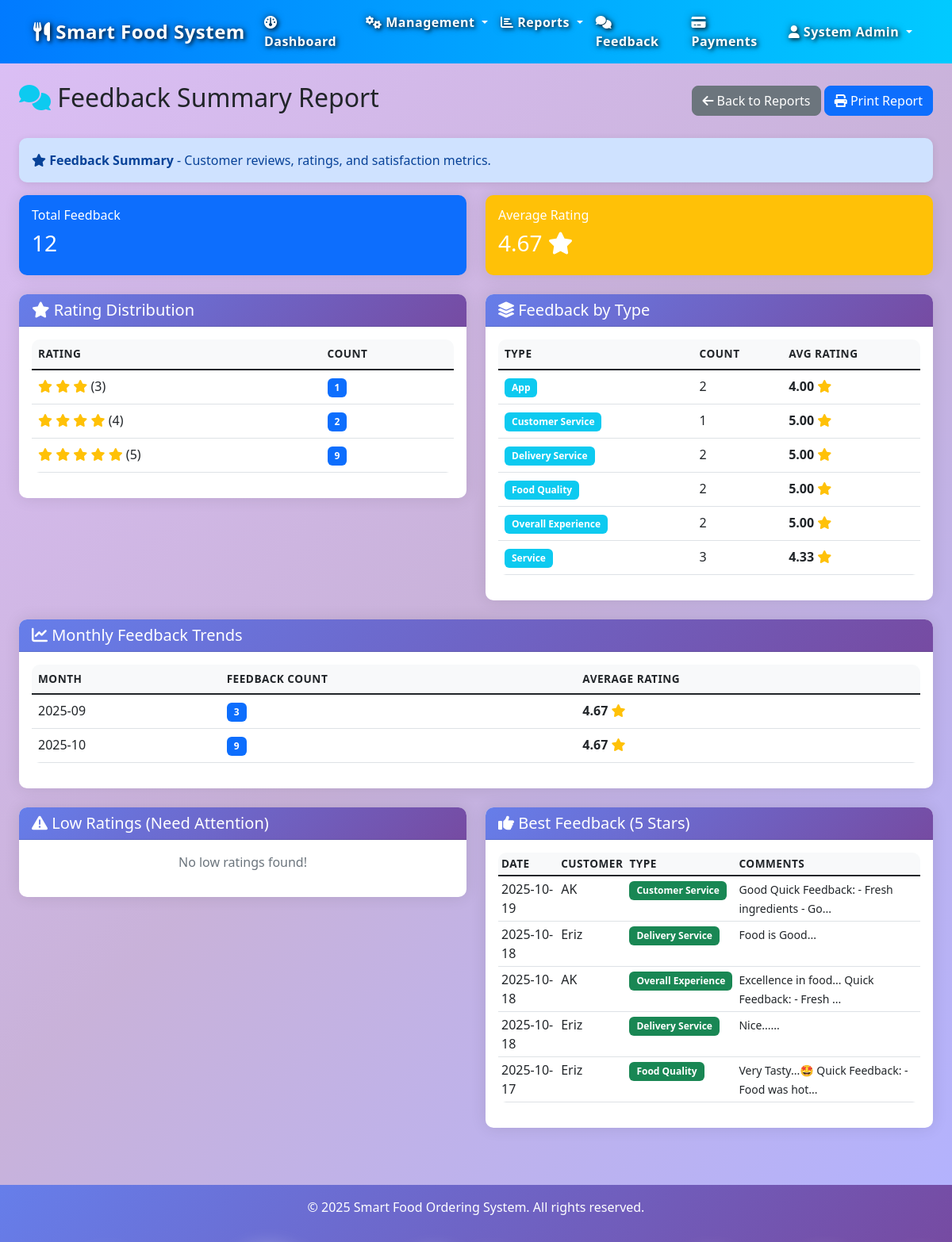
Page /reports/feedback_summary (signed in) on the committed database.
### models.py (models this page shows, shortened)
class Feedback(db.Model):
    __tablename__ = 'feedback'
    feedback_id = db.Column(db.Integer, primary_key=True, autoincrement=True)
    user_id = db.Column(db.Integer, db.ForeignKey('user.user_id'), nullable=False)
    order_id = db.Column(db.Integer, db.ForeignKey('order.order_id'), nullable=True)
    rating = db.Column(db.Integer, nullable=False)  # 1-5 scale
    comments = db.Column(db.Text, nullable=True)
    feedback_date = db.Column(db.DateTime, default=datetime.now, nullable=False)
    feedback_type = db.Column(db.String(50), nullable=False)  # Food, Service, Delivery, App

class User(db.Model):
    __tablename__ = 'user'
    user_id = db.Column(db.Integer, primary_key=True, autoincrement=True)
    name = db.Column(db.String(100), nullable=False)
    email = db.Column(db.String(120), unique=True, nullable=False)
    phone = db.Column(db.String(20), nullable=False)
    role = db.Column(db.String(20), nullable=False)  # Admin, Supervisor, Employee, Customer
    password = db.Column(db.String(255), nullable=False)
    address = db.Column(db.Text, nullable=True)
    created_date = db.Column(db.DateTime, default=datetime.now)
    two_factor_enabled = db.Column(db.Boolean, default=False)
    otp_code = db.Column(db.String(6), nullable=True)
    otp_expiry = db.Column(db.DateTime, nullable=True)
    backup_codes = db.Column(db.Text, nullable=True)  # Comma-separated encrypted codes
    failed_login_attempts = db.Column(db.Integer, default=0)
    account_locked_until = db.Column(db.DateTime, nullable=True)
    last_login = db.Column(db.DateTime, nullable=True)
    orders = db.relationship('Order', backref='customer', lazy=True, cascade='all, delete-orphan')
    feedback = db.relationship('Feedback', backref='user', lazy=True, cascade='all, delete-orphan')
    recommendations = db.relationship('Recommendation', backref='user', lazy=True, cascade='all, delete-orphan')
    login_history = db.relationship('LoginHistory', backref='user', lazy=True, cascade='all, delete-orphan')
    trusted_devices = db.relationship('TrustedDevice', backref='user', lazy=True, cascade='all, delete-orphan')

### routes/reports.py (the view)
@reports_bp.route('/feedback_summary')
@admin_required
def feedback_summary():
    total_feedback = Feedback.query.count()
    avg_rating = db.session.query(func.avg(Feedback.rating)).scalar() or 0
    rating_distribution = db.session.query(
        Feedback.rating,
        func.count(Feedback.feedback_id)
    ).group_by(Feedback.rating).all()
    type_distribution = db.session.query(
        Feedback.feedback_type,
        func.count(Feedback.feedback_id),
        func.avg(Feedback.rating)
    ).group_by(Feedback.feedback_type).all()
    month_col = func.strftime('%Y-%m', Feedback.feedback_date).label('month')
    monthly_feedback = db.session.query(
        month_col,
        func.count(Feedback.feedback_id).label('feedback_count'),
        func.avg(Feedback.rating).label('avg_rating')
    ).group_by(month_col).order_by(desc(month_col)).limit(12).all()
    low_ratings = db.session.query(
        Feedback, User, Order
    ).join(User, Feedback.user_id == User.user_id).outerjoin(
        Order, Feedback.order_id == Order.order_id
    ).filter(
        Feedback.rating <= 2
    ).order_by(Feedback.feedback_date.desc()).limit(10).all()
    high_ratings = db.session.query(
        Feedback, User
    ).join(User, Feedback.user_id == User.user_id).filter(
        Feedback.rating == 5
    ).order_by(Feedback.feedback_date.desc()).limit(5).all()
    return render_template('reports/feedback_summary.html',
                         total_feedback=total_feedback,
                         avg_rating=round(float(avg_rating), 2),
                         rating_distribution=dict(rating_distribution),
                         type_distribution=type_distribution,
                         monthly_trends=list(reversed(monthly_feedback)),
                         low_ratings=low_ratings,
                         high_ratings=high_ratings)

### app.py (called while the page is built)
@app.after_request
def add_header(response):
    response.headers['Cache-Control'] = 'no-store, no-cache, must-revalidate, post-check=0, pre-check=0, max-age=0'
    response.headers['Pragma'] = 'no-cache'
    response.headers['Expires'] = '-1'
    return response

### routes/reports.py (called while the page is built)
def admin_required(f):
    @wraps(f)
    def decorated_function(*args, **kwargs):
        user_role = session.get('user_role', '').lower()
        if 'user_id' not in session or user_role != 'admin':
            flash('Access denied. Admin privileges required for financial reports.', 'danger')
            return redirect(url_for('dashboard'))
        return f(*args, **kwargs)
    return decorated_function

### templates/reports/feedback_summary.html (shortened to what this page needs)
{% extends "base.html" %}
{% block content %}
<div class="container-fluid mt-4">
    <div class="d-flex justify-content-between align-items-center mb-4">
        <h2>
            <i class="fas fa-comments text-info"></i>
            Feedback Summary Report
        </h2>
        <div>
            <a href="{{ url_for('reports.reports_dashboard') }}" class="btn btn-secondary">
                <i class="fas fa-arrow-left"></i>
                Back to Reports
            </a>
            <button class="btn btn-primary" onclick="window.print()">
                <i class="fas fa-print"></i>
                Print Report
            </button>
        </div>
    </div>
    <div class="alert alert-primary">
        <i class="fas fa-star"></i>
        <strong>Feedback Summary</strong> - Customer reviews, ratings, and satisfaction metrics.
    </div>
    <div class="row mb-4">
        <div class="col-md-6">
            <div class="card bg-primary text-white">
                <div class="card-body">
                    <h6 class="card-title">Total Feedback</h6>
                    <h3>{{ total_feedback }}</h3>
                </div>
            </div>
        </div>
        <div class="col-md-6">
            <div class="card bg-warning text-white">
                <div class="card-body">
                    <h6 class="card-title">Average Rating</h6>
                    <h3>{{ avg_rating }} <i class="fas fa-star"></i></h3>
                </div>
            </div>
        </div>
    </div>
    <div class="row">
        <div class="col-md-6">
            <div class="card mb-4">
                <div class="card-header bg-success text-white">
                    <h5 class="mb-0"><i class="fas fa-star"></i> Rating Distribution</h5>
                </div>
                <div class="card-body">
                    {% if rating_distribution %}
                    <div class="table-responsive">
                        <table class="table table-hover">
                            <thead>
                                <tr>
                                    <th>Rating</th>
                                    <th>Count</th>
                                </tr>
                            </thead>
                            <tbody>
                                {% for rating, count in rating_distribution.items() %}
                                <tr>
                                    <td>
                                        {% for i in range(rating) %}
                                        <i class="fas fa-star text-warning"></i>
                                        {% endfor %}
                                        ({{ rating }})
                                    </td>
                                    <td><span class="badge bg-primary">{{ count }}</span></td>
                                </tr>
                                {% endfor %}
                            </tbody>
                        </table>
                    </div>
                    {% else %}
                    <p class="text-muted text-center">No rating data available.</p>
                    {% endif %}
                </div>
            </div>
        </div>
        <div class="col-md-6">
            <div class="card mb-4">
                <div class="card-header bg-info text-white">
                    <h5 class="mb-0"><i class="fas fa-layer-group"></i> Feedback by Type</h5>
                </div>
                <div class="card-body">
                    {% if type_distribution %}
                    <div class="table-responsive">
                        <table class="table table-hover">
                            <thead>
                                <tr>
                                    <th>Type</th>
                                    <th>Count</th>
                                    <th>Avg Rating</th>
                                </tr>
                            </thead>
                            <tbody>
                                {% for type_data in type_distribution %}
                                <tr>
                                    <td><span class="badge bg-info">{{ type_data[0] }}</span></td>
                                    <td>{{ type_data[1] }}</td>
                                    <td>
                                        <strong>{{ "%.2f"|format(type_data[2]) }}</strong>
                                        <i class="fas fa-star text-warning"></i>
                                    </td>
                                </tr>
                                {% endfor %}
                            </tbody>
                        </table>
                    </div>
                    {% else %}
                    <p class="text-muted text-center">No type data available.</p>
                    {% endif %}
                </div>
            </div>
        </div>
    </div>
    <div class="card mb-4">
        <div class="card-header bg-primary text-white">
            <h5 class="mb-0"><i class="fas fa-chart-line"></i> Monthly Feedback Trends</h5>
        </div>
        <div class="card-body">
            {% if monthly_trends %}
            <div class="table-responsive">
                <table class="table table-hover">
                    <thead>
                        <tr>
                            <th>Month</th>
                            <th>Feedback Count</th>
                            <th>Average Rating</th>
                        </tr>
                    </thead>
                    <tbody>
                        {% for trend in monthly_trends %}
                        <tr>
                            <td>{{ trend.month }}</td>
                            <td><span class="badge bg-primary">{{ trend.feedback_count }}</span></td>
                            <td>
                                <strong>{{ "%.2f"|format(trend.avg_rating) }}</strong>
                                <i class="fas fa-star text-warning"></i>
                            </td>
                        </tr>
                        {% endfor %}
                    </tbody>
                </table>
            </div>
            {% else %}
            <p class="text-muted text-center">No monthly trend data available.</p>
            {% endif %}
        </div>
    </div>
    <div class="row">
        <div class="col-md-6">
            <div class="card mb-4">
                <div class="card-header bg-danger text-white">
                    <h5 class="mb-0"><i class="fas fa-exclamation-triangle"></i> Low Ratings (Need Attention)</h5>
                </div>
                <div class="card-body">
                    {% if low_ratings %}
                    <div class="table-responsive">
                        <table class="table table-hover table-sm">
                            <thead>
                                <tr>
                                    <th>Date</th>
                                    <th>Customer</th>
                                    <th>Rating</th>
                                    <th>Type</th>
                                    <th>Comments</th>
                                </tr>
                            </thead>
                            <tbody>
                                {% for feedback, user, order in low_ratings %}
                                <tr>
                                    <td>{{ feedback.feedback_date.strftime('%Y-%m-%d') if feedback.feedback_date else 'N/A' }}</td>
                                    <td>{{ user.name if user else 'N/A' }}</td>
                                    <td>
                                        {% for i in range(feedback.rating) %}
                                        <i class="fas fa-star text-warning"></i>
                                        {% endfor %}
                                    </td>
                                    <td><span class="badge bg-secondary">{{ feedback.feedback_type }}</span></td>
                                    <td><small>{{ feedback.comments[:50] if feedback.comments else 'No comments' }}...</small></td>
                                </tr>
                                {% endfor %}
                            </tbody>
                        </table>
                    </div>
                    {% else %}
                    <p class="text-muted text-center">No low ratings found!</p>
                    {% endif %}
                </div>
            </div>
        </div>
        <div class="col-md-6">
            <div class="card mb-4">
                <div class="card-header bg-success text-white">
                    <h5 class="mb-0"><i class="fas fa-thumbs-up"></i> Best Feedback (5 Stars)</h5>
                </div>
                <div class="card-body">
                    {% if high_ratings %}
                    <div class="table-responsive">
                        <table class="table table-hover table-sm">
                            <thead>
                                <tr>
                                    <th>Date</th>
                                    <th>Customer</th>
                                    <th>Type</th>
                                    <th>Comments</th>
                                </tr>
                            </thead>
                            <tbody>
                                {% for feedback, user in high_ratings %}
                                <tr>
                                    <td>{{ feedback.feedback_date.strftime('%Y-%m-%d') if feedback.feedback_date else 'N/A' }}</td>
                                    <td>{{ user.name if user else 'N/A' }}</td>
                                    <td><span class="badge bg-success">{{ feedback.feedback_type }}</span></td>
                                    <td><small>{{ feedback.comments[:50] if feedback.comments else 'No comments' }}...</small></td>
                                </tr>
                                {% endfor %}
                            </tbody>
                        </table>
                    </div>
                    {% else %}
                    <p class="text-muted text-center">No 5-star ratings yet.</p>
                    {% endif %}
                </div>
            </div>
        </div>
    </div>
</div>
{% endblock %}

### static/css/style.css (style rules this page uses)
body { font-family: 'Segoe UI', Tahoma, Geneva, Verdana, sans-serif; background-color: #f8f9fa; }
.card { border: none; border-radius: 10px; box-shadow: 0 0 20px rgba(0, 0, 0, 0.1); transition: transform 0.3s ease; }
.card-header { background: linear-gradient(135deg, #667eea 0%, #764ba2 100%); color: white; border-radius: 10px 10px 0 0 !important; font-weight: 600; }
.btn { border-radius: 8px; font-weight: 500; transition: all 0.3s ease; }
.table { border-radius: 10px; overflow: hidden; }
.table thead th { border: none; font-weight: 600; text-transform: uppercase; font-size: 0.85rem; letter-spacing: 0.5px; }
.table thead:not(.table-dark) th { background-color: #f8f9fa; }
.alert { border-radius: 10px; border: none; box-shadow: 0 2px 10px rgba(0, 0, 0, 0.1); }
.badge { font-size: 0.75rem; padding: 0.5em 0.75em; border-radius: 6px; }

### templates/base.html (style rules this page uses)
body { background: linear-gradient(135deg, rgba(138, 43, 226, 0.3) 0%, rgba(75, 0, 130, 0.3) 12.5%, rgba(0, 0, 255, 0.3) 25%, rgba(0, 191, 255, 0.3) 37.5%, rgba(0, 255, 127, 0.3) 50%, rgba(64, 224, 208, 0.3) 62.5%, rgba(255, 255, 0, 0.3) 75%, rgba(255, 192, 203, 0.3) 87.5%, rgba(138, 43, 226, 0.3) 100%) !important; background-size: 400% 400% !important; animation: gradientFlow 25s ease infinite !important; min-height: 100vh !important; position: relative; overflow-x: hidden; }
.card { backdrop-filter: blur(10px); }

### rows in the picture
Feedback: feedback_type "Customer Service", type_data "1", rating "5.00", feedback_date "2025-10-19", name "AK", comments "Good Quick Feedback: - Fresh ingredients - Go"
Feedback: feedback_date "2025-10-18", name "Eriz", feedback_type "Delivery Service", comments "Food is Good"
Feedback: feedback_date "2025-10-18", name "AK", feedback_type "Overall Experience", comments "Excellence in food... Quick Feedback: - Fresh"
Feedback: feedback_date "2025-10-18", name "Eriz", feedback_type "Delivery Service", comments "Nice..."
Feedback: feedback_date "2025-10-17", name "Eriz", feedback_type "Food Quality", comments "Very Tasty...🤩 Quick Feedback: - Food was hot"

### other values in the picture
{{ session.user_name }} "System Admin"
{{ total_feedback }} "12"
{{ avg_rating }} "4.67"
{{ rating }} "3" "4" "5"
{{ count }} "1" "2" "9"
{{ type_data[0] }} "App" "Delivery Service" "Food Quality" "Overall Experience" "Service"
{{ type_data[1] }} "2" "2" "2" "2" "3"
{{ "%.2f"|format(type_data[2]) }} "4.00" "5.00" "5.00" "5.00" "4.33"
{{ trend.month }} "2025-09" "2025-10"
{{ trend.feedback_count }} "3" "9"
{{ "%.2f"|format(trend.avg_rating) }} "4.67" "4.67"
